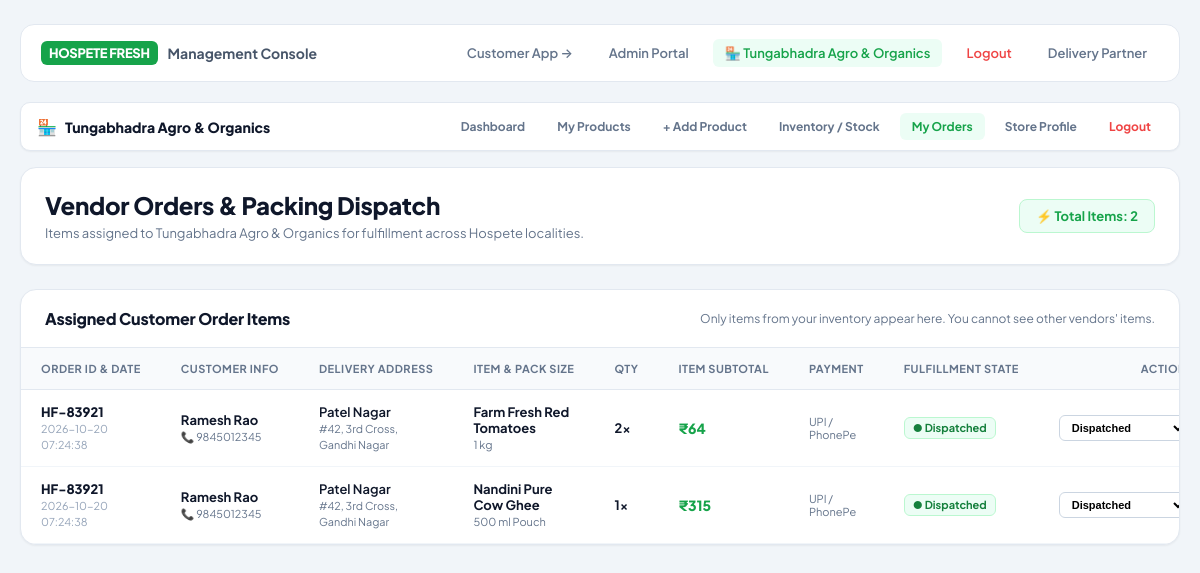
The app's page /vendor/orders (signed in) with its own data.
### tables this page shows
CREATE TABLE vendors (
        id INTEGER PRIMARY KEY AUTOINCREMENT,
        business_name TEXT NOT NULL,
        owner_name TEXT NOT NULL,
        phone TEXT UNIQUE NOT NULL,
        email TEXT,
        address TEXT NOT NULL,
        locality TEXT NOT NULL,
        service_area TEXT NOT NULL,
        password_hash TEXT NOT NULL,
        business_type TEXT NOT NULL, -- grocery, farmer, dairy, snacks, other
        description TEXT,
        status TEXT DEFAULT 'pending', -- pending, approved, rejected, suspended
        rejection_reason TEXT,
        created_at TIMESTAMP DEFAULT CURRENT_TIMESTAMP
    );

CREATE TABLE order_items (
        id INTEGER PRIMARY KEY AUTOINCREMENT,
        order_id INTEGER NOT NULL,
        product_id INTEGER NOT NULL,
        vendor_id INTEGER NOT NULL DEFAULT 1,
        product_name TEXT NOT NULL,
        pack_size TEXT NOT NULL,
        unit_price REAL NOT NULL,
        quantity INTEGER NOT NULL,
        subtotal REAL NOT NULL,
        fulfillment_status TEXT DEFAULT 'Pending', -- Pending, Accepted, Preparing, Ready for Pickup, Dispatched
        FOREIGN KEY (order_id) REFERENCES orders(id),
        FOREIGN KEY (product_id) REFERENCES products(id),
        FOREIGN KEY (vendor_id) REFERENCES vendors(id)
    );

CREATE TABLE orders (
        id INTEGER PRIMARY KEY AUTOINCREMENT,
        order_number TEXT UNIQUE NOT NULL,
        customer_name TEXT NOT NULL,
        phone TEXT NOT NULL,
        delivery_address TEXT NOT NULL,
        locality TEXT NOT NULL,
        total_amount REAL NOT NULL,
        payment_method TEXT DEFAULT 'Cash on Delivery',
        status TEXT DEFAULT 'Placed',
        created_at TIMESTAMP DEFAULT CURRENT_TIMESTAMP
    );

### app.py (the view)
@app.route('/vendor/orders')
@vendor_required
def vendor_orders():
    vendor_id = session['vendor_id']
    conn = get_db()
    vendor = conn.execute('SELECT * FROM vendors WHERE id = ?', (vendor_id,)).fetchone()
    orders = conn.execute('''
        SELECT oi.*, o.order_number, o.customer_name, o.phone, o.delivery_address, o.locality, o.payment_method, o.created_at
        FROM order_items oi
        JOIN orders o ON oi.order_id = o.id
        WHERE oi.vendor_id = ?
        ORDER BY o.created_at DESC
    ''', (vendor_id,)).fetchall()
    conn.close()
    return render_template('vendor_orders.html', vendor=vendor, orders=orders)

### app.py (called while the page is built)
def get_db():
    conn = sqlite3.connect(DB_PATH)
    conn.row_factory = sqlite3.Row
    return conn

def vendor_required(f):
    @wraps(f)
    def decorated_function(*args, **kwargs):
        if 'vendor_id' not in session:
            flash('Please log in to access the vendor portal.', 'warning')
            return redirect(url_for('vendor_login'))
        return f(*args, **kwargs)
    return decorated_function

@app.before_request
def make_session_permanent():
    if 'cart' not in session:
        session['cart'] = {}  # key: variant_id -> {product_id, name, pack_size, price, mrp, image_url, qty, vendor_id}
    if 'locality' not in session:
        session['locality'] = 'College Road'
        session['pincode'] = '583201'
        session['eta'] = 15

### templates/vendor_orders.html (shortened to what this page needs)
{% extends "base.html" %}
{% block portal_content %}
<div class="vendor-nav-subbar">
  <div style="display: flex; align-items: center; gap: 8px;">
    <span style="font-size: 16px;">🏪</span>
    <span style="font-weight: 800; font-size: 14px; color: #0f172a;">{{ vendor['business_name'] }}</span>
  </div>
  <div class="vendor-nav-links">
    <a href="/vendor/dashboard" class="v-link">Dashboard</a>
    <a href="/vendor/products" class="v-link">My Products</a>
    <a href="/vendor/products/new" class="v-link">+ Add Product</a>
    <a href="/vendor/inventory" class="v-link">Inventory / Stock</a>
    <a href="/vendor/orders" class="v-link active">My Orders</a>
    <a href="/vendor/profile" class="v-link">Store Profile</a>
    <a href="/vendor/logout" class="v-link" style="color: #ef4444;">Logout</a>
  </div>
</div>
<div class="vendor-header-card" style="margin-top: 16px;">
  <div class="vendor-header-text">
    <h1 class="vendor-title">Vendor Orders & Packing Dispatch</h1>
    <p class="vendor-subtitle">
      Items assigned to {{ vendor['business_name'] }} for fulfillment across Hospete localities.
    </p>
  </div>
  <div style="font-size: 13px; font-weight: 700; color: #16a34a; background: #ecfdf5; border: 1px solid #bbf7d0; padding: 8px 16px; border-radius: 8px;">
    ⚡ Total Items: {{ orders|length }}
  </div>
</div>
<div class="vendor-panel-card">
  <div class="vendor-panel-header">
    <h2 class="vendor-panel-title">Assigned Customer Order Items</h2>
    <div style="font-size: 12px; color: #64748b;">
      Only items from your inventory appear here. You cannot see other vendors' items.
    </div>
  </div>
  <div class="table-responsive">
    <table class="vendor-inventory-table">
      <thead>
        <tr>
          <th>Order ID & Date</th>
          <th>Customer Info</th>
          <th>Delivery Address</th>
          <th>Item & Pack Size</th>
          <th>Qty</th>
          <th>Item Subtotal</th>
          <th>Payment</th>
          <th>Fulfillment State</th>
          <th style="text-align: right; padding-right: 20px;">Action</th>
        </tr>
      </thead>
      <tbody>
        {% if orders %}
          {% for itm in orders %}
          <tr>
            <td style="font-weight: 800; color: #0f172a;">
              {{ itm['order_number'] }}<br>
              <small style="color: #94a3b8; font-weight: normal;">{{ itm['created_at'] }}</small>
            </td>
            <td>
              <strong>{{ itm['customer_name'] }}</strong><br>
              <small style="color: #64748b;">📞 {{ itm['phone'] }}</small>
            </td>
            <td style="max-width: 180px;">
              <span style="font-weight: 600; color: #0f172a;">{{ itm['locality'] }}</span><br>
              <small style="color: #64748b;">{{ itm['delivery_address'] }}</small>
            </td>
            <td>
              <strong>{{ itm['product_name'] }}</strong><br>
              <span style="font-size: 11px; color: #64748b;">{{ itm['pack_size'] }}</span>
            </td>
            <td style="font-weight: 700;">{{ itm['quantity'] }}x</td>
            <td style="font-weight: 800; color: #16a34a; font-size: 14px;">
              ₹{{ '%.0f'|format(itm['subtotal']) }}
            </td>
            <td style="font-size: 11px; color: #64748b;">
              {{ itm['payment_method'] }}
            </td>
            <td>
              {% if itm['fulfillment_status'] == 'Dispatched' %}
                <span class="stock-badge" style="background: #ecfdf5; color: #15803d; border: 1px solid #bbf7d0;">
                  ● Dispatched
                </span>
              {% elif itm['fulfillment_status'] == 'Ready for Pickup' %}
                <span class="stock-badge" style="background: #f0fdf4; color: #16a34a; border: 1px solid #dcfce7;">
                  ● Ready for Pickup
                </span>
              {% elif itm['fulfillment_status'] == 'Preparing' %}
                <span class="stock-badge" style="background: #eff6ff; color: #2563eb; border: 1px solid #dbeafe;">
                  ● Preparing
                </span>
              {% elif itm['fulfillment_status'] == 'Accepted' %}
                <span class="stock-badge" style="background: #fefce8; color: #ca8a04; border: 1px solid #fef08a;">
                  ● Accepted
                </span>
              {% else %}
                <span class="stock-badge stock-low">
                  ● Pending
                </span>
              {% endif %}
            </td>
            <td style="text-align: right; padding-right: 20px;">
              <form action="/vendor/orders/{{ itm['id'] }}/status" method="POST" style="display: inline-block;">
                <select name="status" onchange="this.form.submit()" style="font-size: 11px; padding: 5px 8px; border-radius: 6px; border: 1px solid #cbd5e1; background: #fff; font-weight: 600; cursor: pointer;">
                  <option value="Dispatched" {% if itm['fulfillment_status'] == 'Dispatched' %}selected{% endif %}>Dispatched</option>
                </select>
              </form>
            </td>
          </tr>
          {% endfor %}
        {% endif %}
      </tbody>
    </table>
  </div>
</div>
{% endblock %}

### templates/base.html (shortened to what this page needs)
<!DOCTYPE html>
<html lang="en">
<head>
  <link rel="stylesheet" href="{{ url_for('static', filename='css/style.css') }}?v=2.4.0">
</head>
<body>
{% if request.path.startswith('/admin') or request.path.startswith('/vendor') or request.path.startswith('/delivery') %}
  <div class="portal-screen">
    <div class="portal-nav">
      <div style="display: flex; align-items: center; gap: 10px;">
        <span class="brand-badge">HOSPETE FRESH</span>
        <span style="font-weight: 700; font-size: 14px; color: #475569;">Management Console</span>
      </div>
      <div class="portal-links">
        <a href="/" class="portal-link">Customer App &rarr;</a>
        <a href="/admin" class="portal-link {% if request.path.startswith('/admin') %}active{% endif %}">Admin Portal</a>
        {% if current_vendor %}
          <a href="/vendor/dashboard" class="portal-link {% if request.path.startswith('/vendor') %}active{% endif %}">
            🏪 {{ current_vendor['business_name'] }}
          </a>
          <a href="/vendor/logout" class="portal-link" style="color: #ef4444;">Logout</a>
        {% else %}
          <a href="/vendor/login" class="portal-link {% if request.path.startswith('/vendor') %}active{% endif %}">Vendor Portal</a>
        {% endif %}
        <a href="/delivery" class="portal-link {% if request.path.startswith('/delivery') %}active{% endif %}">Delivery Partner</a>
      </div>
    </div>
    {% block portal_content %}{% endblock %}
  </div>
{% endif %}
</body>
</html>

### static/css/style.css (style rules this page uses)
:root { --primary-green: #16a34a; --primary-hover: #15803d; --primary-light: #ecfdf5; --primary-border: #bbf7d0; --text-main: #0f172a; --text-muted: #64748b; --bg-app: #ffffff; --bg-shell: #f1f5f9; --card-border: #e2e8f0; --card-hover-border: #cbd5e1; --danger: #ef4444; --warning: #f59e0b; --radius-sm: 6px; --radius-md: 10px; --radius-lg: 14px; --radius-full: 9999px; --shadow-sm: 0 1px 2px 0 rgba(0, 0, 0, 0.05); --shadow-md: 0 4px 6px -1px rgba(0, 0, 0, 0.08), 0 2px 4px -2px rgba(0, 0, 0, 0.05); --shadow-float: 0 10px 15px -3px rgba(0, 0, 0, 0.1), 0 4px 6px -4px rgba(0, 0, 0, 0.1); }
*, *::before, *::after { box-sizing: border-box; margin: 0; padding: 0; }
body { font-family: 'Plus Jakarta Sans', system-ui, -apple-system, BlinkMacSystemFont, 'Segoe UI', Roboto, sans-serif; color: var(--text-main); background-color: var(--bg-shell); -webkit-font-smoothing: antialiased; min-height: 100vh; }
.brand-badge { background: var(--primary-green); color: #ffffff; font-size: 13px; font-weight: 800; padding: 4px 8px; border-radius: var(--radius-sm); letter-spacing: -0.3px; }
.portal-screen { width: 100%; max-width: 1280px; margin: 0 auto; padding: 24px 20px; background-color: transparent; }
.portal-nav { display: flex; align-items: center; justify-content: space-between; background: #ffffff; padding: 14px 20px; border-radius: var(--radius-lg); border: 1px solid var(--card-border); margin-bottom: 20px; }
.portal-links { display: flex; gap: 12px; }
.portal-link { text-decoration: none; font-size: 13px; font-weight: 600; color: var(--text-muted); padding: 6px 12px; border-radius: var(--radius-sm); }
.portal-link.active, .portal-link:hover { background: var(--primary-light); color: var(--primary-green); }
.vendor-header-card { background: #ffffff; border: 1px solid var(--card-border); border-radius: 16px; padding: 22px 24px; margin-bottom: 24px; display: flex; justify-content: space-between; align-items: center; flex-wrap: wrap; gap: 16px; box-shadow: var(--shadow-sm); }
.vendor-title { font-size: 24px; font-weight: 800; color: #0f172a; letter-spacing: -0.3px; margin-bottom: 4px; }
.vendor-subtitle { font-size: 13px; color: #64748b; line-height: 1.4; }
.vendor-panel-card { background: #ffffff; border: 1px solid var(--card-border); border-radius: 16px; overflow: hidden; box-shadow: var(--shadow-sm); }
.vendor-panel-header { padding: 18px 24px; border-bottom: 1px solid var(--card-border); display: flex; justify-content: space-between; align-items: center; flex-wrap: wrap; gap: 10px; }
.vendor-panel-title { font-size: 16px; font-weight: 800; color: #0f172a; letter-spacing: -0.2px; }
.table-responsive { width: 100%; overflow-x: auto; -webkit-overflow-scrolling: touch; }
.vendor-inventory-table { width: 100%; border-collapse: collapse; font-size: 13px; text-align: left; }
.vendor-inventory-table th { background: #f8fafc; padding: 14px 20px; font-size: 11px; font-weight: 700; text-transform: uppercase; letter-spacing: 0.5px; color: #64748b; border-bottom: 1px solid var(--card-border); white-space: nowrap; }
.vendor-inventory-table td { padding: 14px 20px; border-bottom: 1px solid #f1f5f9; vertical-align: middle; }
.stock-badge { display: inline-block; font-size: 11px; font-weight: 700; padding: 3px 8px; border-radius: 6px; }
.vendor-nav-subbar { background: #ffffff; border: 1px solid var(--card-border); border-radius: var(--radius-md); padding: 10px 16px; display: flex; justify-content: space-between; align-items: center; flex-wrap: wrap; gap: 12px; box-shadow: var(--shadow-sm); }
.vendor-nav-links { display: flex; align-items: center; gap: 8px; flex-wrap: wrap; }
.v-link { text-decoration: none; font-size: 12px; font-weight: 700; color: var(--text-muted); padding: 6px 12px; border-radius: var(--radius-sm); transition: all 0.15s ease; }
.v-link:hover, .v-link.active { background-color: var(--primary-light); color: var(--primary-green); }

### records on screen
vendors: business_name "Tungabhadra Agro & Organics"
order_items: order_number "HF-83921", created_at "2026-10-20 07:24:38", customer_name "Ramesh Rao", phone "9845012345", locality "Patel Nagar", delivery_address "#42, 3rd Cross, Gandhi Nagar", product_name "Farm Fresh Red Tomatoes", pack_size "1 kg", quantity "2", subtotal "64", payment_method "UPI / PhonePe", shows "● Dispatched", status "Dispatched"
order_items: order_number "HF-83921", created_at "2026-10-20 07:24:38", customer_name "Ramesh Rao", phone "9845012345", locality "Patel Nagar", delivery_address "#42, 3rd Cross, Gandhi Nagar", product_name "Nandini Pure Cow Ghee", pack_size "500 ml Pouch", quantity "1", subtotal "315", payment_method "UPI / PhonePe", shows "● Dispatched", status "Dispatched"

### other values on screen
{{ orders|length }} "2"
